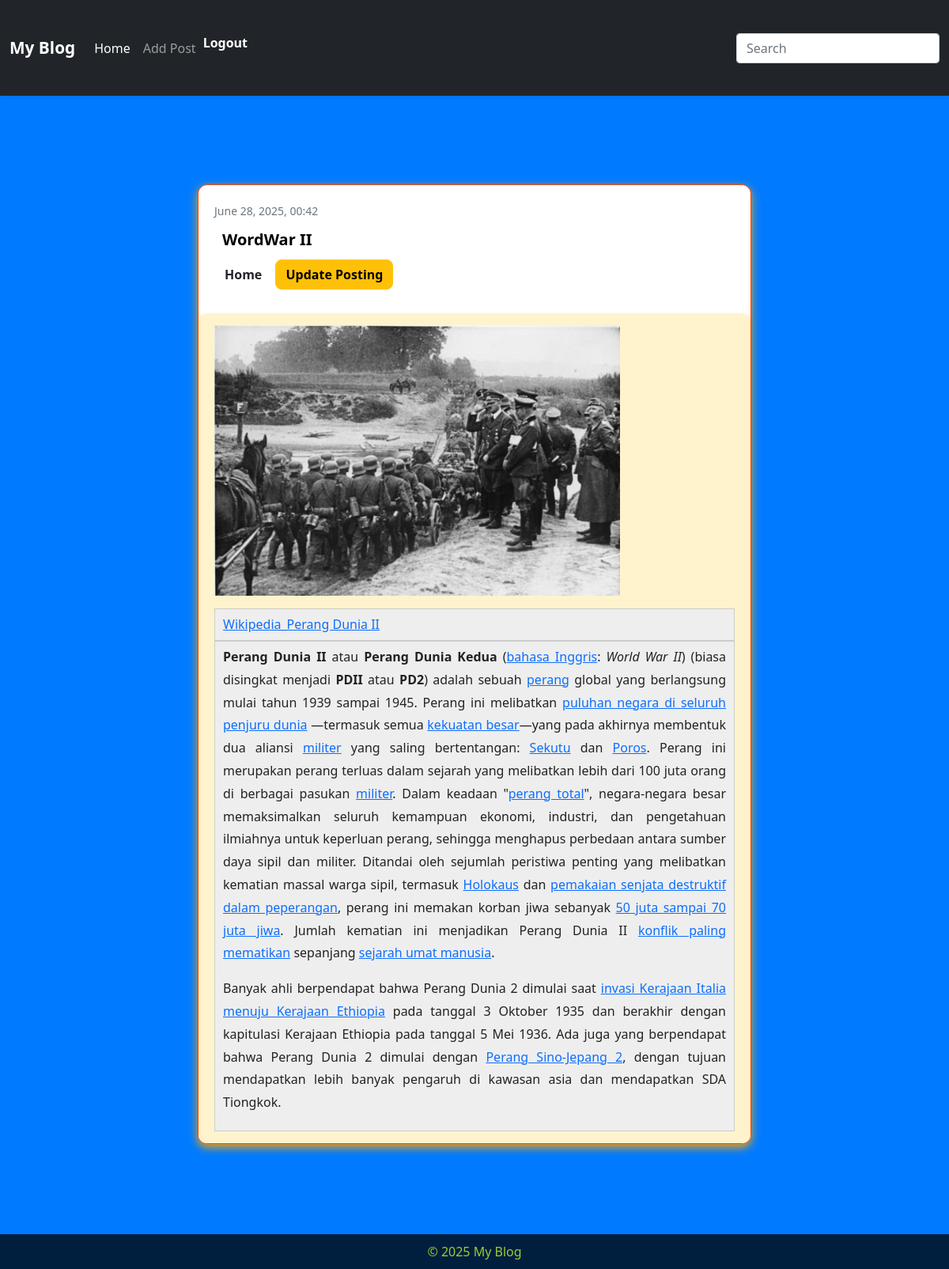
The app's page /detail/5 (signed in) with its own data.
### posting/models.py (models this page shows, shortened)
class Posting(models.Model):
    judul = models.CharField(max_length=200)
    konten = RichTextUploadingField()
    image = models.ImageField(null=True, blank=True, upload_to='image')
    date = models.DateTimeField(auto_now_add=True)

### posting/views.py (the view)
# urls.py: path('detail/<int:pk>', views.DetailPosting.as_view(), name='detail'),
class DetailPosting(generic.DetailView):
    model = Posting
    template_name = 'posting/detail.html'
    context_object_name = 'posting'

### templates/posting/detail.html (shortened to what this page needs)
{% extends 'base.html' %}
{% block content %}
<div class="container mt-4">
  <div class="card mb-4">
    <div class="card-body">
      <small class="text-muted">{{ posting.date|date:"F d, Y, H:i" }}</small>
      <h5 class="card-title mt-2">{{ posting.judul }}</h5>
      <a href="{% url 'index' %}" class="btn btn-succes">Home</a>
      <a href="{% url 'update' posting.pk %}" class="btn btn-warning">Update Posting</a>
    </div>
      <div class="card-text-wrapper">
        {{ posting.konten|safe }}
      </div>
    </div>
  </div>
{% endblock %}

### templates/base.html (style rules this page uses)
body { font-family: 'Segoe UI', Tahoma, Geneva, Verdana, sans-serif; background-color: #007bff; color: #fff; margin: 0; padding-bottom: 70px; }
button, .btn { border-radius: 8px; font-weight: 600; transition: all 0.3s ease; }
.container, .container-fluid { padding-top: 2rem; padding-bottom: 2rem; }

### templates/posting/detail.html (style rules this page uses)
.container { padding-top: 2rem; padding-bottom: 2rem; padding-left: 10px; padding-right: 10px; }
.card { border: 1px solid orangered; border-radius: 12px; box-shadow: 0 4px 12px orange; transition: transform 0.2s ease, box-shadow 0.2s ease; margin-left: auto; margin-right: auto; max-width: 700px; width: 100%; }
.card-body { padding: 1.25rem; }
.card-title { margin-top: 0.5rem; font-size: 1.25rem; font-weight: 600; background-color: white; color: black; padding: 5px 10px; border-radius: 4px; }
.card-text-wrapper { background-color: #fff3cd; padding: 15px 20px; margin-top: 10px; border-radius: 10px; line-height: 1.8; color: #222; text-align: justify; box-shadow: 0 1px 5px rgba(0,0,0,0.05); }

### records on screen
Posting: date "June 28, 2025, 00:42", judul "WordWar II", konten (picture), konten "Wikipedia_Perang Dunia II Perang Dunia II atau Perang Dunia Kedua ( bahasa Inggris : World War II ) (biasa disingkat menjadi PDII atau PD2 ) adalah sebuah perang global yang berlangsung mulai tahun 1939 sampai 1945. Perang ini melibatkan puluhan negara di seluruh penjuru dunia —termasuk semua kekuatan besar —yang pada akhirnya membentuk dua aliansi militer yang saling bertentangan: Sekutu dan Poros . Perang ini merupakan perang terluas dalam sejarah yang melibatkan lebih dari 100 juta orang di berbagai pasukan militer . Dalam keadaan \" perang total \", negara-negara besar memaksimalkan seluruh kemampuan ekonomi, industri, dan pengetahuan ilmiahnya untuk keperluan perang, sehingga menghapus…"
